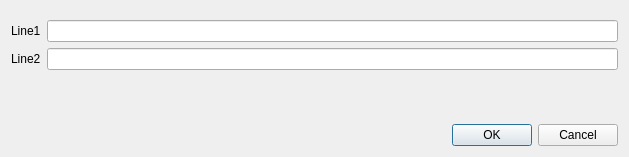
<?xml version="1.0" encoding="UTF-8"?>
<ui version="4.0">
 <class>ZTwoEditDlg</class>
 <widget class="QDialog" name="ZTwoEditDlg">
  <property name="windowModality">
   <enum>Qt::ApplicationModal</enum>
  </property>
  <property name="geometry">
   <rect>
    <x>0</x>
    <y>0</y>
    <width>629</width>
    <height>157</height>
   </rect>
  </property>
  <property name="modal">
   <bool>true</bool>
  </property>
  <layout class="QVBoxLayout" name="verticalLayout">
   <item>
    <spacer name="verticalSpacer_2">
     <property name="orientation">
      <enum>Qt::Vertical</enum>
     </property>
     <property name="sizeHint" stdset="0">
      <size>
       <width>20</width>
       <height>0</height>
      </size>
     </property>
    </spacer>
   </item>
   <item>
    <layout class="QFormLayout" name="formLayout">
     <item row="0" column="0">
      <widget class="QLabel" name="label1">
       <property name="text">
        <string>Line1</string>
       </property>
       <property name="buddy">
        <cstring>lineEdit1</cstring>
       </property>
      </widget>
     </item>
     <item row="0" column="1">
      <widget class="QLineEdit" name="lineEdit1"/>
     </item>
     <item row="1" column="0">
      <widget class="QLabel" name="label2">
       <property name="text">
        <string>Line2</string>
       </property>
       <property name="buddy">
        <cstring>lineEdit2</cstring>
       </property>
      </widget>
     </item>
     <item row="1" column="1">
      <widget class="QLineEdit" name="lineEdit2"/>
     </item>
    </layout>
   </item>
   <item>
    <widget class="QLabel" name="labelHelp">
     <property name="text">
      <string/>
     </property>
    </widget>
   </item>
   <item>
    <widget class="QLabel" name="labelAux">
     <property name="font">
      <font>
       <family>Courier New</family>
       <pointsize>9</pointsize>
      </font>
     </property>
     <property name="text">
      <string/>
     </property>
    </widget>
   </item>
   <item>
    <spacer name="verticalSpacer">
     <property name="orientation">
      <enum>Qt::Vertical</enum>
     </property>
     <property name="sizeHint" stdset="0">
      <size>
       <width>20</width>
       <height>0</height>
      </size>
     </property>
    </spacer>
   </item>
   <item>
    <layout class="QHBoxLayout" name="horizontalLayout">
     <item>
      <spacer name="horizontalSpacer">
       <property name="orientation">
        <enum>Qt::Horizontal</enum>
       </property>
       <property name="sizeHint" stdset="0">
        <size>
         <width>40</width>
         <height>20</height>
        </size>
       </property>
      </spacer>
     </item>
     <item>
      <widget class="QPushButton" name="OKBtn">
       <property name="text">
        <string>OK</string>
       </property>
       <property name="default">
        <bool>true</bool>
       </property>
      </widget>
     </item>
     <item>
      <widget class="QPushButton" name="CancelBtn">
       <property name="text">
        <string>Cancel</string>
       </property>
      </widget>
     </item>
    </layout>
   </item>
  </layout>
 </widget>
 <tabstops>
  <tabstop>lineEdit1</tabstop>
  <tabstop>lineEdit2</tabstop>
  <tabstop>OKBtn</tabstop>
  <tabstop>CancelBtn</tabstop>
 </tabstops>
 <resources/>
 <connections>
  <connection>
   <sender>OKBtn</sender>
   <signal>clicked()</signal>
   <receiver>ZTwoEditDlg</receiver>
   <slot>accept()</slot>
   <hints>
    <hint type="sourcelabel">
     <x>393</x>
     <y>77</y>
    </hint>
    <hint type="destinationlabel">
     <x>150</x>
     <y>67</y>
    </hint>
   </hints>
  </connection>
  <connection>
   <sender>CancelBtn</sender>
   <signal>clicked()</signal>
   <receiver>ZTwoEditDlg</receiver>
   <slot>reject()</slot>
   <hints>
    <hint type="sourcelabel">
     <x>485</x>
     <y>80</y>
    </hint>
    <hint type="destinationlabel">
     <x>184</x>
     <y>75</y>
    </hint>
   </hints>
  </connection>
 </connections>
</ui>
